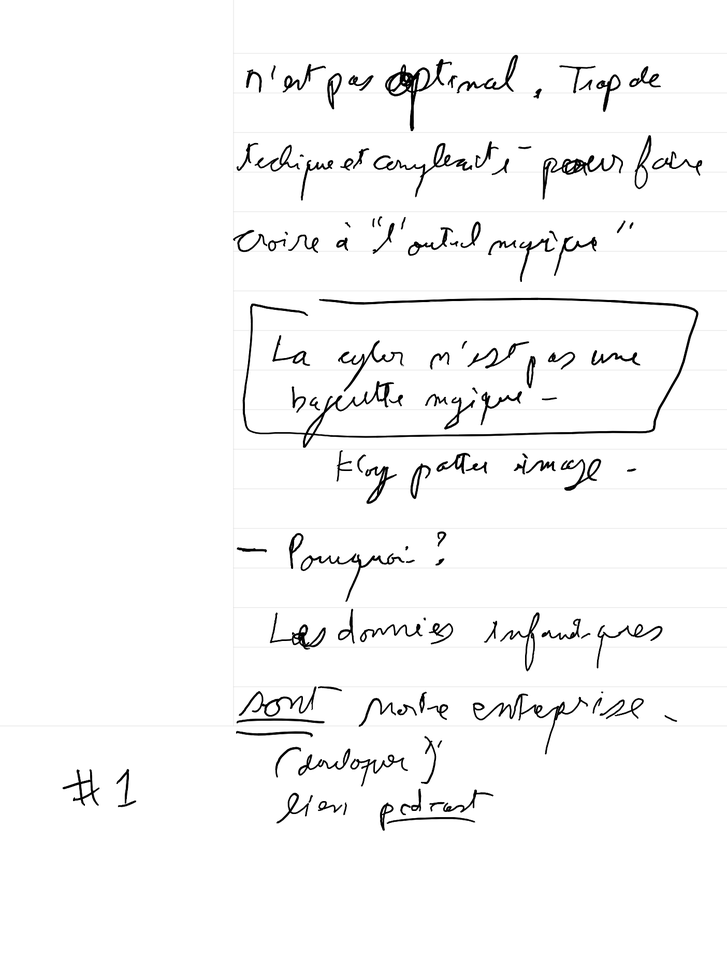
#> input picture exemples/handwritten/Newsletter - page 2.png, 727 x 970 px, shrunk from 1404 x 1872 before the run; its folder holds only this picture in this run
$ python test_handwriting_detection.py
#> lines starting #> are read from the running program, lines starting #| are printed output that depends on the picture; after the words box and inside, x2 and y2 are one past the last pixel; in counts of white or black regions, pixels touching at a corner belong together
### src/arxiv2rm/handwriting_detector.py
"""
Handwriting Detection Module

Detects whether an image/page contains handwritten text to route to appropriate OCR engine.
Uses multiple heuristics and optional confidence scores from DeepSeek OCR.
"""

import logging
from pathlib import Path
from typing import Dict, Optional

import cv2
import numpy as np
from PIL import Image

logger = logging.getLogger(__name__)


class HandwritingDetector:
    """
    Detect handwritten vs printed text using multiple strategies.

    Strategies:
    1. DeepSeek OCR confidence scores (if available)
    2. Edge density analysis (handwriting has irregular edges)
    3. Stroke width variance (handwriting varies more)
    4. Text line straightness (printed text is straighter)
    5. Optional: lightweight CNN classifier
    """

    def __init__(self, confidence_threshold: float = 0.85):
        """
        Initialize detector.

        Args:
            confidence_threshold: If DeepSeek confidence < this, likely handwritten
        """
        self.confidence_threshold = confidence_threshold

    def detect(
        self,
        image_path: Path,
        deepseek_confidence: Optional[float] = None,
        deepseek_text: Optional[str] = None,
    ) -> Dict:
        """
        Detect if image contains handwritten text.

        Args:
            image_path: Path to image file
            deepseek_confidence: Optional confidence score from DeepSeek OCR
            deepseek_text: Optional extracted text from DeepSeek OCR

        Returns:
            Dict with:
            - is_handwritten: bool
            - confidence: float (0-1)
            - reasons: list of detection reasons
            - recommendation: str (local/groq)
        """
        reasons = []
        scores = []

        # Strategy 1: DeepSeek confidence score (HIGHEST WEIGHT)
        # If DeepSeek was run, trust its confidence score heavily
        if deepseek_confidence is not None:
            if deepseek_confidence < self.confidence_threshold:
                reasons.append(f"DeepSeek confidence low ({deepseek_confidence:.2f})")
                # Low confidence = likely handwritten
                deepseek_score = 1.0 - deepseek_confidence
            else:
                reasons.append(f"DeepSeek confidence high ({deepseek_confidence:.2f})")
                # High confidence = likely printed
                deepseek_score = 0.0

            # Give DeepSeek score 3x weight (most reliable indicator)
            scores.extend([deepseek_score] * 3)

        # Strategy 2: Text quality analysis
        if deepseek_text is not None:
            text_score = self._analyze_text_quality(deepseek_text)
            if text_score > 0.5:
                reasons.append(f"Low text quality (score: {text_score:.2f})")
            scores.append(text_score)

        # Strategy 3: Image analysis
        img = Image.open(image_path)
        img_array = np.array(img.convert("L"))  # Grayscale

        # Edge density
        edge_score = self._calculate_edge_density(img_array)
        if edge_score > 0.6:
            reasons.append(f"High edge irregularity ({edge_score:.2f})")
        scores.append(edge_score)

        # Stroke width variance
        stroke_score = self._calculate_stroke_variance(img_array)
        if stroke_score > 0.6:
            reasons.append(f"High stroke variance ({stroke_score:.2f})")
        scores.append(stroke_score)

        # Line straightness (if text detected)
        if len(img_array) > 0:
            line_score = self._calculate_line_straightness(img_array)
            if line_score > 0.5:
                reasons.append(f"Irregular text lines ({line_score:.2f})")
            scores.append(line_score)

        # Aggregate scores
        final_score = np.mean(scores) if scores else 0.5
        is_handwritten = final_score > 0.5

        result = {
            "is_handwritten": is_handwritten,
            "confidence": final_score,
            "reasons": reasons,
            "recommendation": "groq" if is_handwritten else "local",
            "scores": {
                "deepseek_confidence": deepseek_confidence,
                "text_quality": text_score if deepseek_text else None,
                "edge_density": edge_score,
                "stroke_variance": stroke_score,
                "line_straightness": line_score if len(img_array) > 0 else None,
            },
        }

        logger.info(
            f"Handwriting detection: {is_handwritten} "
            f"(confidence: {final_score:.2f}, reasons: {len(reasons)})"
        )

        return result

    def _analyze_text_quality(self, text: str) -> float:
        """
        Analyze extracted text quality to infer handwriting.

        Poor OCR results suggest handwritten text:
        - Many short words (fragmented)
        - High ratio of non-alphanumeric chars
        - Unusual character patterns

        Returns:
            Score 0-1 (higher = more likely handwritten)
        """
        if not text or len(text) < 10:
            return 0.5  # Insufficient data

        # Count indicators
        words = text.split()
        if not words:
            return 0.5

        # Short words (< 3 chars) suggest fragmentation
        short_words = sum(1 for w in words if len(w) < 3)
        short_ratio = short_words / len(words)

        # Non-alphanumeric ratio
        alnum_chars = sum(1 for c in text if c.isalnum())
        non_alnum_ratio = 1.0 - (alnum_chars / len(text))

        # Gibberish detection: uncommon character sequences
        gibberish_score = self._detect_gibberish(text)

        # Aggregate
        quality_score = (short_ratio + non_alnum_ratio + gibberish_score) / 3
        return quality_score

    def _detect_gibberish(self, text: str) -> float:
        """
        Detect gibberish text (indicates poor OCR on handwriting).

        Returns:
            Score 0-1 (higher = more gibberish)
        """
        # Simple heuristic: count unusual character combinations
        unusual_patterns = [
            "xxx",
            "yyy",
            "zzz",  # Repeated uncommon letters
            "qq",
            "kk",
            "jj",  # Double uncommon consonants
        ]

        text_lower = text.lower()
        unusual_count = sum(text_lower.count(pattern) for pattern in unusual_patterns)

        return min(unusual_count / 10.0, 1.0)

    def _calculate_edge_density(self, img_array: np.ndarray) -> float:
        """
        Calculate edge density and irregularity.

        Handwriting has more irregular edges than printed text.

        Returns:
            Score 0-1 (higher = more handwritten-like)
        """
        try:
            # Detect edges using Canny
            edges = cv2.Canny(img_array, 50, 150)

            # Calculate edge pixel ratio
            edge_ratio = np.sum(edges > 0) / edges.size

            # Calculate edge irregularity (standard deviation of edge runs)
            edge_runs = []
            for row in edges:
                run_length = 0
                for pixel in row:
                    if pixel > 0:
                        run_length += 1
                    elif run_length > 0:
                        edge_runs.append(run_length)
                        run_length = 0

            if edge_runs:
                irregularity = np.std(edge_runs) / (np.mean(edge_runs) + 1e-6)
            else:
                irregularity = 0

            # Combine metrics (normalize to 0-1)
            score = min((edge_ratio * 10 + irregularity) / 2, 1.0)
            return score

        except Exception as e:
            logger.warning(f"Edge density calculation failed: {e}")
            return 0.5

    def _calculate_stroke_variance(self, img_array: np.ndarray) -> float:
        """
        Calculate stroke width variance.

        Handwriting has more variable stroke widths.

        Returns:
            Score 0-1 (higher = more variance = more handwritten-like)
        """
        try:
            # Simple approach: calculate variance in local pixel intensity
            # Apply Gaussian blur to get stroke regions
            blurred = cv2.GaussianBlur(img_array, (5, 5), 0)

            # Calculate local variance using sliding window
            kernel_size = 10
            variances = []

            for i in range(0, img_array.shape[0] - kernel_size, kernel_size):
                for j in range(0, img_array.shape[1] - kernel_size, kernel_size):
                    window = blurred[i : i + kernel_size, j : j + kernel_size]
                    if np.mean(window) < 200:  # Text region (darker)
                        variances.append(np.var(window))

            if variances:
                overall_variance = np.var(variances)
                # Normalize (handwriting typically has variance > 500)
                score = min(overall_variance / 1000, 1.0)
                return score

            return 0.5

        except Exception as e:
            logger.warning(f"Stroke variance calculation failed: {e}")
            return 0.5

    def _calculate_line_straightness(self, img_array: np.ndarray) -> float:
        """
        Calculate text line straightness.

        Printed text has straighter baselines than handwriting.

        Returns:
            Score 0-1 (higher = more curved/irregular = more handwritten-like)
        """
        try:
            # Find horizontal projection profile
            projection = np.sum(img_array < 128, axis=1)  # Dark pixels per row

            # Find peaks (text lines)
            from scipy import signal

            peaks, _ = signal.find_peaks(projection, distance=20, prominence=50)

            if len(peaks) < 2:
                return 0.5  # Insufficient data

            # Calculate standard deviation of peak positions
            # Handwriting has more variation
            peak_variance = np.std(np.diff(peaks))

            # Normalize (typical variation: printed ~2-5, handwritten ~10-30)
            score = min(peak_variance / 30, 1.0)
            return score

        except Exception as e:
            logger.warning(f"Line straightness calculation failed: {e}")
            return 0.5


# [26 lines left out: function detect_handwriting_smart, not called in this run]


# Example usage
# [21 lines that do not run on import are left out]

### test_handwriting_detection.py
#!/usr/bin/env python3
"""
Test handwriting detection on multiple images.
"""

import sys
from pathlib import Path

# Add src to path before imports
sys.path.insert(0, str(Path(__file__).parent / "src"))

from arxiv2rm.handwriting_detector import HandwritingDetector  # noqa: E402


def test_handwriting_detection():
    """Test detector on both handwritten and printed samples."""

    detector = HandwritingDetector()

    # Test handwritten samples
    print("=" * 60)
    print("TESTING HANDWRITTEN SAMPLES")
    print("=" * 60)

    handwritten_dir = Path("exemples/handwritten")
    if handwritten_dir.exists():
        for img_path in sorted(handwritten_dir.glob("*.png")):
            print(f"\n📝 Testing: {img_path.name}")
            result = detector.detect(img_path)
#> in detect, img is the input picture: PIL image 727x970 RGB; min 0, max 255, mean 247.8
#> in _calculate_edge_density, `edges = cv2.Canny(img_array, 50, 150)`:
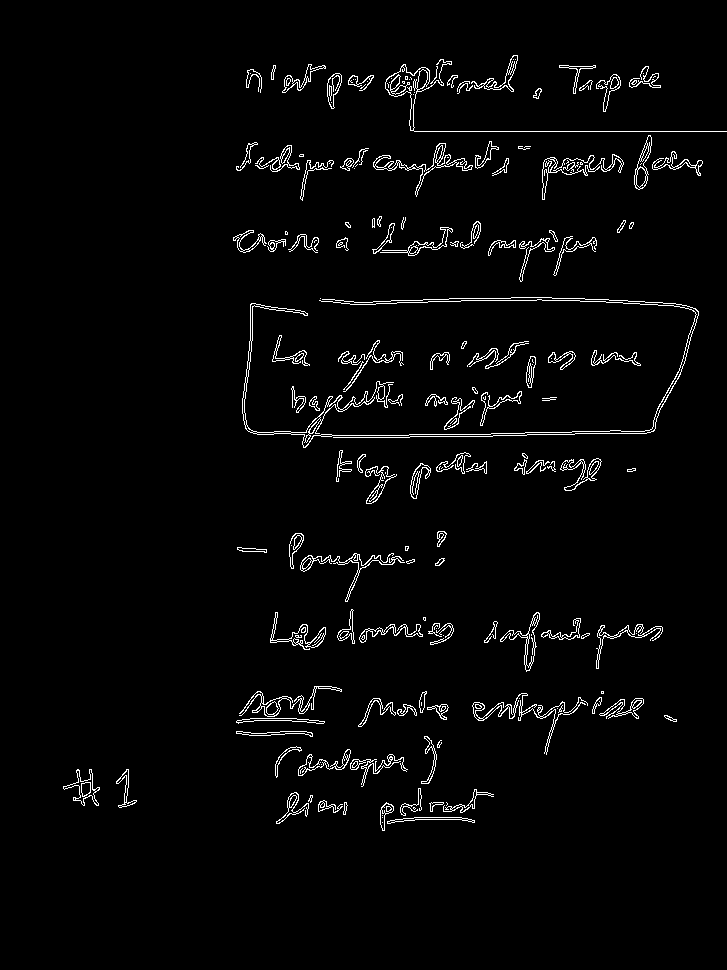
#> edges: shape (970, 727); 2.7% white in thin lines or dots, all inside (x1, y1, x2, y2) = (63, 55, 727, 831)
#> in _calculate_edge_density, `edge_ratio = np.sum(edges > 0) / edges.size`: edge_ratio = 0.0265
#> after the loop in _calculate_edge_density, `for row in edges:`: edge_runs = 10989 values, max 83 at index 6026, min 1 at index 2, mean 1.68
#> in _calculate_edge_density, `irregularity = np.std(edge_runs) / (np.mean(edge_runs) + 1e-6)`: irregularity = 1.66
#> in _calculate_edge_density, `score = min((edge_ratio * 10 + irregularity) / 2, 1.0)`: score = 0.965
#> after the loop in _calculate_stroke_variance, `for i in range(0, img_array.shape[0] - kernel_size, kernel_size):`: variances = 356 values, max 8512.3 at index 256, min 1937.5 at index 85, mean 4293.9
#> in _calculate_stroke_variance, `overall_variance = np.var(variances)`: overall_variance = 1283089.6
#> in _calculate_stroke_variance, `score = min(overall_variance / 1000, 1.0)`: score = 1
#> in _calculate_line_straightness, `projection = np.sum(img_array < 128, axis=1)`: projection = 970 values, max 166 at index 299, min 0 at index 0, mean 19.57
#> in _calculate_line_straightness, `peaks, _ = signal.find_peaks(projection, distance=20, prominence=50)`: peaks = [84, 166, 245, 299, 359, 399, 435, 469, 560, 635, 708, 733, 806]
#> in _calculate_line_straightness, `peak_variance = np.std(np.diff(peaks))`: peak_variance = 20.98
#> in _calculate_line_straightness, `score = min(peak_variance / 30, 1.0)`: score = 0.699
#> in detect, `final_score = np.mean(scores) if scores else 0.5`: final_score = 0.888
#> in detect, `is_handwritten = final_score > 0.5`: is_handwritten = True
#> result = 5 items

            status = "✅ HANDWRITTEN" if result["is_handwritten"] else "❌ PRINTED"
#> status = '✅ HANDWRITTEN'
            print(f"   Result: {status}")
#|    Result: ✅ HANDWRITTEN
            print(f"   Confidence: {result['confidence']:.2%}")
#|    Confidence: 88.80%
            print(f"   Route to: {result['recommendation'].upper()} OCR")
#|    Route to: GROQ OCR

            if result["reasons"]:
                print("   Reasons:")
                for reason in result["reasons"][:3]:
                    print(f"     • {reason}")
#> this loop made 3 passes
#> reason on passes 1 to 3: 'High edge irregularity (0.96)', 'High stroke variance (1.00)', 'Irregular text lines (0.70)'
#|      • High edge irregularity (0.96)
#|      • High stroke variance (1.00)
#|      • Irregular text lines (0.70)

    # Test with simulated DeepSeek results
    print("\n" + "=" * 60)
    print("TESTING WITH SIMULATED DEEPSEEK CONFIDENCE SCORES")
    print("=" * 60)

    test_cases = [
        {
            "name": "Printed text (high confidence)",
            "confidence": 0.95,
            "text": "This is a clear printed document with well-formed characters.",
            "expected": False,
        },
        {
            "name": "Handwritten text (low confidence)",
            "confidence": 0.45,
            "text": "Emerg pre modofin cn: Pour ho Mriggend",
            "expected": True,
        },
        {
            "name": "Mixed quality (medium confidence)",
            "confidence": 0.78,
            "text": "Some printed text with occasional unclear sections",
            "expected": False,
        },
    ]

    if handwritten_dir.exists():
        test_img = next(handwritten_dir.glob("*.png"))

        for case in test_cases:
            print(f"\n📊 Scenario: {case['name']}")
            print(f"   DeepSeek confidence: {case['confidence']:.2%}")

            result = detector.detect(
                test_img, deepseek_confidence=case["confidence"], deepseek_text=case["text"]
            )

            expected_label = "HANDWRITTEN" if case["expected"] else "PRINTED"
            actual_label = "HANDWRITTEN" if result["is_handwritten"] else "PRINTED"
#> actual_label = 'PRINTED'
            match = "✅" if result["is_handwritten"] == case["expected"] else "❌"
#> match = '✅'

            print(f"   Expected: {expected_label}")
            print(f"   Detected: {actual_label} {match}")
#|    Detected: PRINTED ✅
            print(f"   Overall confidence: {result['confidence']:.2%}")
#|    Overall confidence: 39.90%
            print(f"   Recommendation: {result['recommendation'].upper()} OCR")
#|    Recommendation: LOCAL OCR

    # Summary
    print("\n" + "=" * 60)
    print("SUMMARY")
    print("=" * 60)
    print(
        """
The handwriting detector uses multiple strategies:

1. 🎯 DeepSeek Confidence Score
   - Low confidence (<85%) → likely handwritten
   - High confidence (>85%) → likely printed

2. 📊 Text Quality Analysis
   - Fragmented words → poor OCR → handwritten
   - Gibberish patterns → poor OCR → handwritten

3. 🖼️  Image Analysis
   - Edge irregularity (Canny edge detection)
   - Stroke width variance
   - Text line straightness

4. 🤖 Automated Routing
   - Handwritten → Groq Vision API (high accuracy)
   - Printed → Local DeepSeek OCR (fast, free)

This enables:
✅ Cost optimization (use free local OCR when appropriate)
✅ Quality optimization (use Groq for handwriting)
✅ Fully automated pipeline (no manual intervention)
    """
    )


if __name__ == "__main__":
    test_handwriting_detection()
